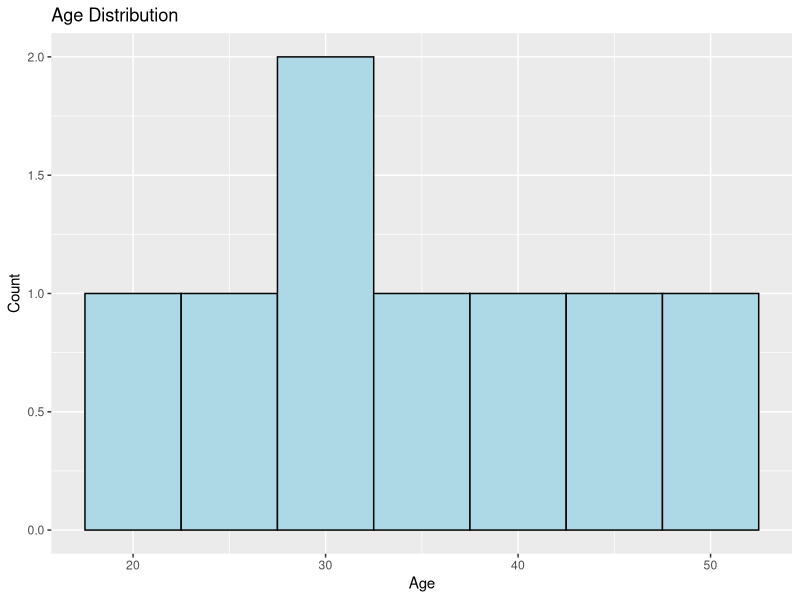
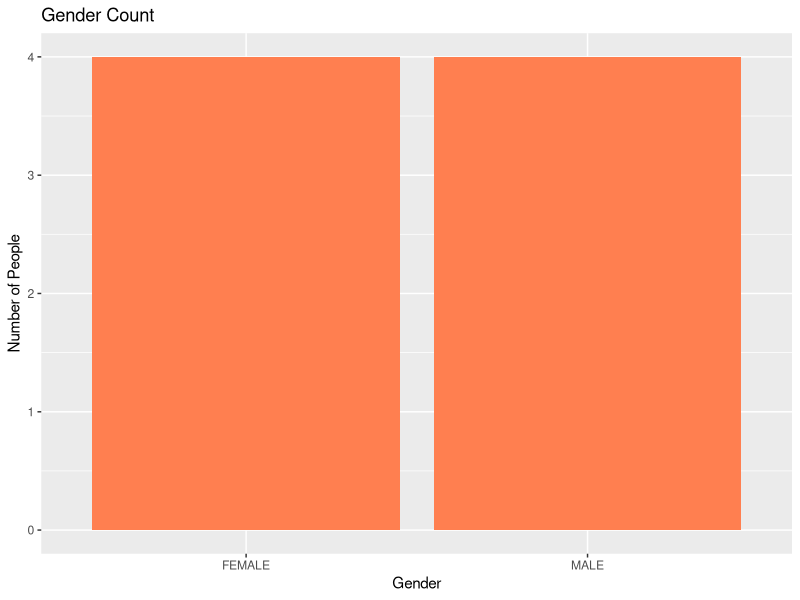
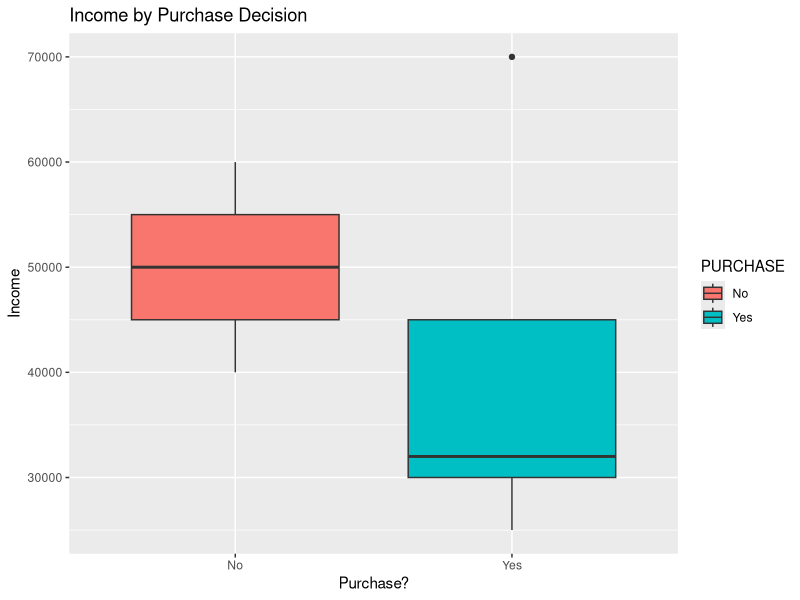

Reproduce these figures in R, in order.
# Load necessary libraries
library(ggplot2)
library(dplyr)

# Step 1: Create a small dataset manually
data <- data.frame(
  ID = 1:8,
  AGE = c(25, 30, 22, 40, 35, 28, 45, 50),
  INCOME = c(30000, 40000, 25000, 50000, 45000, 32000, 60000, 70000),
  GENDER = c("FEMALE", "MALE", "FEMALE", "MALE", "FEMALE", "MALE", "MALE", "FEMALE"),
  PURCHASE = c("Yes", "No", "Yes", "No", "Yes", "Yes", "No", "Yes")
)

# Step 2: View the first few rows
head(data)

# Step 3: Basic summary
summary(data)

# Step 4: Plot Age distribution
ggplot(data, aes(x = AGE)) +
  geom_histogram(binwidth = 5, fill = "lightblue", color = "black") +
  labs(title = "Age Distribution", x = "Age", y = "Count")

# Step 5: Gender distribution
ggplot(data, aes(x = GENDER)) +
  geom_bar(fill = "coral") +
  labs(title = "Gender Count", x = "Gender", y = "Number of People")

# Step 6: Income vs Purchase (Boxplot)
ggplot(data, aes(x = PURCHASE, y = INCOME, fill = PURCHASE)) +
  geom_boxplot() +
  labs(title = "Income by Purchase Decision", x = "Purchase?", y = "Income")

# Step 7: Average Age and Income by Purchase Status
summary_table <- data %>%
  group_by(PURCHASE) %>%
  summarise(
    Average_Age = mean(AGE),
    Average_Income = mean(INCOME),
    Count = n()
  )
print(summary_table)
